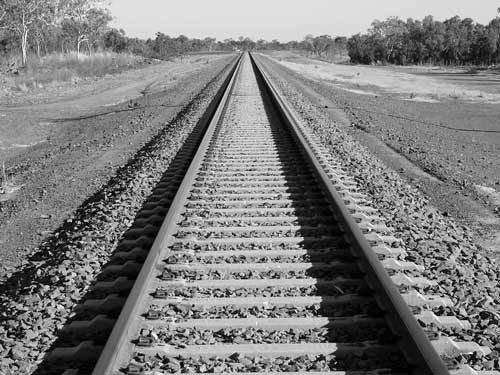
%> input picture edge and corner/railway.jpg, 500 x 375 px
$ octave marr.m   (GNU Octave 9; MATLAB toolbox functions it lacks are replaced by stand-ins)
%> lines starting %> are read from the running program, lines starting %| are printed output that depends on the picture
img = imread('railway.jpg');
%> img is the input picture: size 375x500 uint8; min 0, max 255, mean 125.7
figure(1);
imshow(img);

MH1 = edge(img,'log',0,1.0);
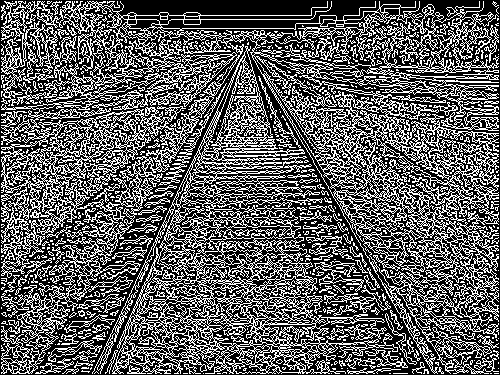
%> MH1: size 375x500 logical; 37% white in thin lines or dots
MH2 = edge(img,'log',0,2.0);
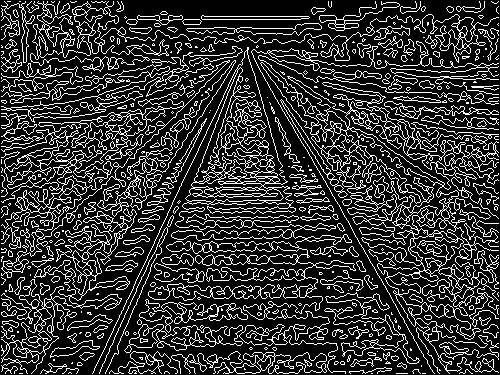
%> MH2: size 375x500 logical; 20.3% white in thin lines or dots
MH3 = edge(img,'log',0,3.0);
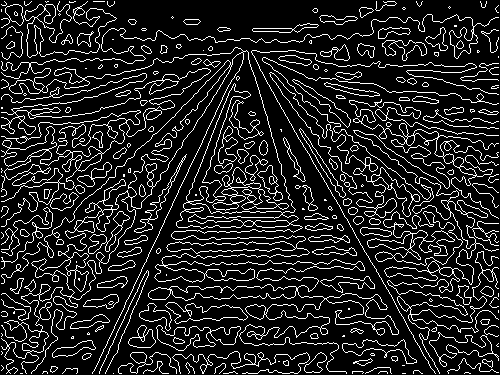
%> MH3: size 375x500 logical; 13.6% white in thin lines or dots
MH4 = edge(img,'log',0,4.0);
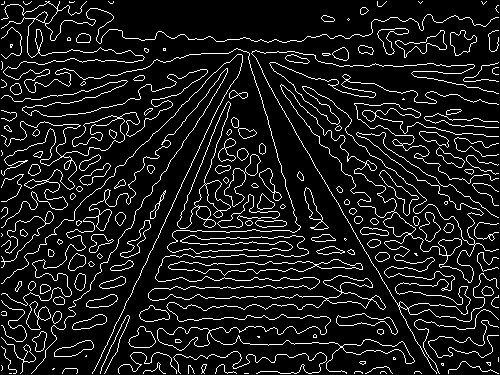
%> MH4: size 375x500 logical; 10% white in thin lines or dots

% form mosaic
EFGH = [ MH1 MH2; MH3 MH4];
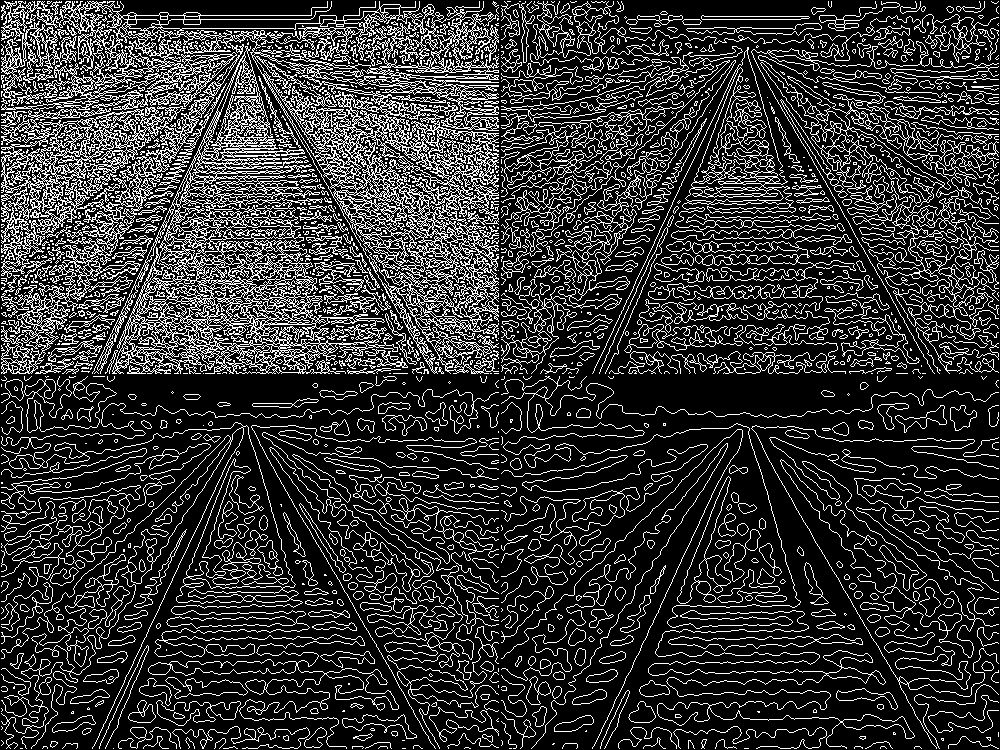
%> EFGH: size 750x1000 logical; 20.2% white in thin lines or dots

%% show mosaic in Matlab Figure window
log = figure('Name','Marr/Hildreth: UL: s=1  UR: s=2  BL: s=3 BR: s=4');
iptsetpref('ImshowBorder','tight');
imshow(EFGH,'InitialMagnification',100);
